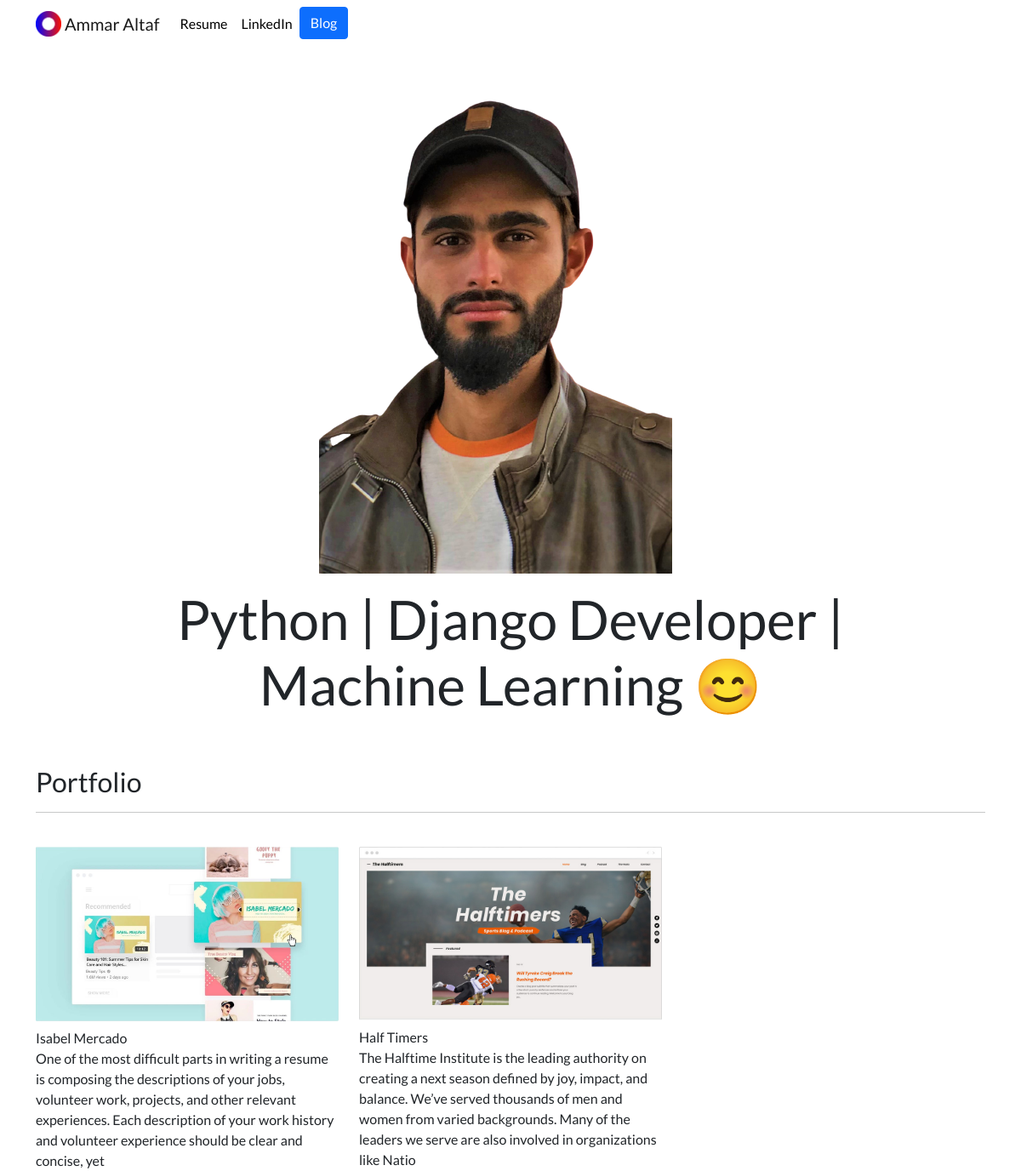
The page / on the database its author committed.
### portfolio_code/models.py (models this page shows, shortened)
class project(models.Model):
    title = models.CharField(max_length=50)
    description = models.CharField(max_length=250)
    image = models.ImageField(upload_to='portfolio_code/images/')
    url = models.URLField(blank=True)

### portfolio_code/views.py (the view)
# urls.py: 2. Add a URL to urlpatterns:  path('', Home.as_view(), name='home')
def Home(request):
    proj = project.objects.all()
    context = {'proj': proj}
    return render(request, 'portfolio_code/Home.html', context)

### portfolio_code/templates/portfolio_code/Home.html
{% extends 'portfolio_code/base.html' %}
{% load static %}
{% block content %}
<div class="row justify-content-center my-3">
    <div class="col-5">
        <img src="{% static 'portfolio_code/Ammar_Profile-bg.png' %}" class="img-fluid">
    </div>
</div>
<div class="row justify-content-center mb-3">
    <div class="col-md-9 text-center">
        <h1 id="hometext" class="font-weight-bold">Python | Django Developer | Machine Learning 😊</h1>
    </div>
</div>
<h2 class="mt-5">Portfolio</h2>
<hr>
<div class="row">
    {% for project in proj %}
    <div class="col-lg-4 col-md-6">
        {% if project.url %}
        <br><a href="{{project.url}}"><img src="{{ project.image.url }}" class="img-fluid mb-2"></a><br>
        {% else %}
        <img src="{{project.image.url}}" class="img-fluid mb-2">
        {% endif %}
        {{project.title}} <br>
        {{project.description}}
    </div>
    {% endfor %}
</div>
{% endblock %}

### portfolio_code/templates/portfolio_code/base.html (shortened to what this page needs)
{% load static %}
<!doctype html>
<html lang="en">
<head>
    <link href="https://cdn.jsdelivr.net/npm/bootstrap@5.0.2/dist/css/bootstrap.min.css" rel="stylesheet"
>
    <link rel="stylesheet" href="{% static 'portfolio/custom.css' %}">
</head>
<body>
    <nav id="topNav" class="navbar navbar-expand-md navbar-light">
        <div class="container">
            <a class="navbar-brand" href="{% url 'home' %}">
                <img src="{% static 'portfolio_code/Logo.png' %}" width="30" height="30"
                    class="d-inline-block align-top" alt="Ammar's Logo">
                <span>Ammar Altaf</span>
            </a>
            <div class="collapse navbar-collapse text-center" id="navbarNav">
                <ul class="navbar-nav ml-auto">
                    <li class="nav-item">
                        <a class="nav-link" href="{% static 'portfolio_code/resume.pdf' %}">Resume</a>
                    </li>
                    <li class="nav-item">
                        <a class="nav-link" href="https://www.linkedin.com/in/mammaraltaf" target="_blank">LinkedIn</a>
                    </li>
                    <li>
                        <a role="button" href="{% url 'blog:all_blog' %}" class="btn btn-primary">Blog</a>
                    </li>
                </ul>
            </div>
        </div>
    </nav>
    <div class="container">
        {% block content %}{% endblock %}
    </div>

### portfolio_code/static/portfolio_code/custom.css (style rules this page uses)
.navbar-nav .nav-link { color: rgba(0,0,0,1) !important; }
body { font-family: 'Lato', sans-serif; }
@media (min-width: 992px) { #hometext { font-size: 4rem; } }

### rows shown on the page
project: image (picture), title "Isabel Mercado", description "One of the most difficult parts in writing a resume is composing the descriptions of your jobs, volunteer work, projects, and other relevant experiences. Each description of your work history and volunteer experience should be clear and concise, yet"
project: image (picture), title "Half Timers", description "The Halftime Institute is the leading authority on creating a next season defined by joy, impact, and balance. We’ve served thousands of men and women from varied backgrounds. Many of the leaders we serve are also involved in organizations like Natio"
